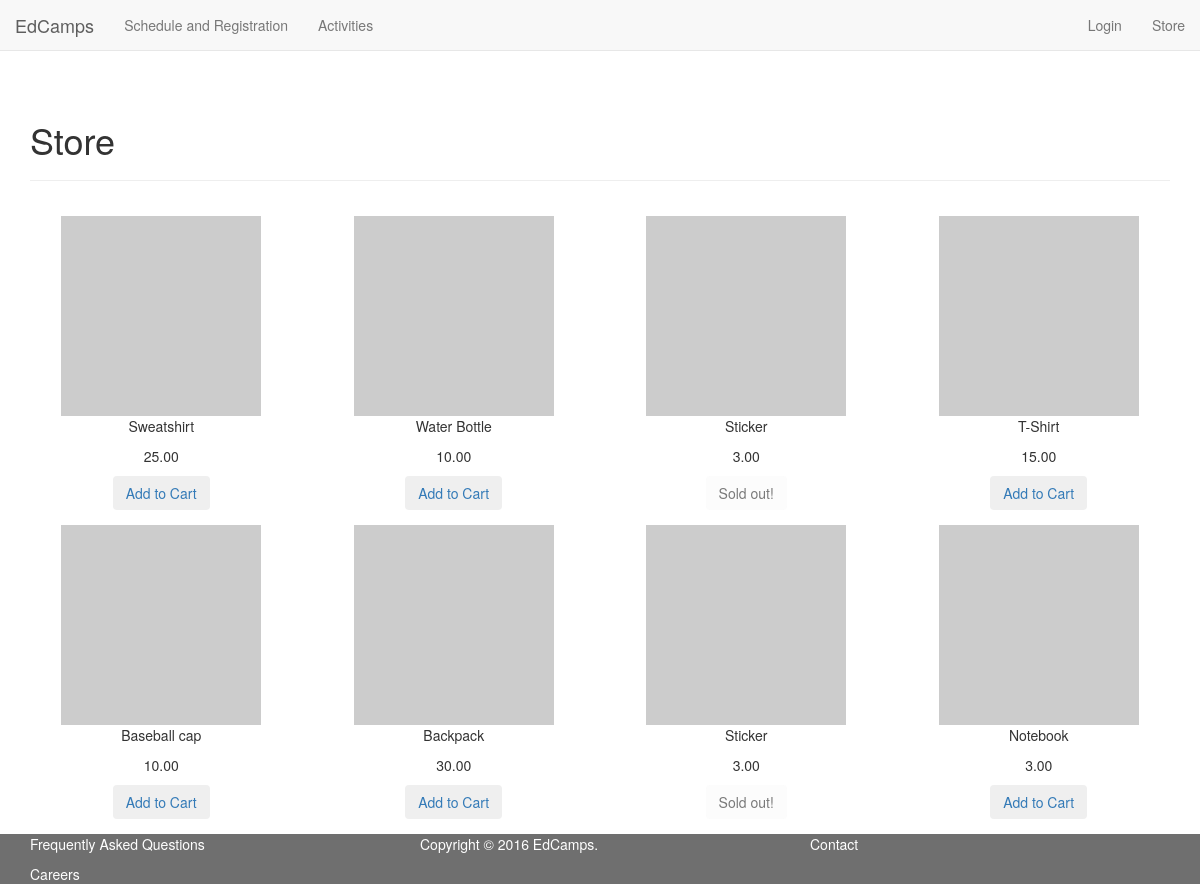
The page /store.php on the database its author committed.
### tables this page shows
CREATE TABLE inventory(
  id INT NOT NULL PRIMARY KEY AUTO_INCREMENT,
  name TINYTEXT NOT NULL,
  price DECIMAL(13,4) NOT NULL,
  image_url TEXT,
  remaining INT
);

### public/store.php (the view, shortened to what this page needs)
<?php
require_once(TEMPLATES_PATH . "/header.php");
?>
<div class="container container-fluid">
  <h1>Store</h1>
  <hr>
  <?php
  $conn = get_db_conn();
  $sql = "SELECT * FROM inventory";
  $result = $conn->query($sql);
  $div_counter = 0;
  while ($row = mysqli_fetch_assoc($result)) {
    global $div_counter;
    if ($div_counter == 0) {
      echo '<div class="row">';
    }
    $id = $row['id'];
    $name = $row['name'];
    $price = money_format("%n", $row['price']);
    $remaining = $row['remaining'];
    echo '<div class="store-item col-lg-3 col-md-3 col-sm-3">';
    echo '<img src="http://placehold.it/200x200" />';
    echo '<p class="item-name">' . $name . '</p>';
    echo '<p class="item-price">' . $price . '</p>';
    if ($remaining > 0) {
      echo '<a href="cart.php?add=' . $id . '"><button class="button btn">Add to Cart</button></a>';
    }
    else {
      echo '<button class="button btn" disabled>Sold out!</button>';
    }
    echo '</div>';
    if ($div_counter == 3) {
      echo '</div>';
    }
    $div_counter = ($div_counter + 1) % 4;
  }
  ?>
</div>
<?php require_once(TEMPLATES_PATH . "/footer.php"); ?>

### resources/templates/header.php (shortened to what this page needs)
<!DOCTYPE html>
<html>
<head>
  <?php
  require_once(TEMPLATES_PATH . "/head.php");
  ?>
</head>
<body>
  <nav class="navbar navbar-default navbar-fixed-top">
    <div class="container-fluid">
      <div class="navbar-header">
        <a class="navbar-brand" href="/">EdCamps</a>
      </div>
      <div class="collapse navbar-collapse" id="bs-example-navbar-collapse-1">
        <ul class="nav navbar-nav">
          <li><a href="registration.php">Schedule and Registration<span class="sr-only">(current)</span></a></li>
          <li><a href="activities.php">Activities</a></li>
        </ul>
        <ul class="nav navbar-nav navbar-right">
          <?php
          if (isset($_SESSION['user_id'])) {
            require_once('../resources/config.php');
            require_once('helpers/db.php');
            $conn = get_db_conn();
            $user_id = $_SESSION['user_id'];
            $sql = "SELECT * FROM users WHERE id=$user_id";
            $result = $conn->query($sql);
            $row = mysqli_fetch_assoc($result);
            $first_name = $row['first_name'];
            $last_name = $row['last_name'];
            echo '<li><a id="login" class="account-name" href="#">' . $first_name . ' ' . $last_name . '</a></li>';
          }
          else {
            echo '<li><a id="login" class="account-name" href="#">Login</a></li>';
          }
          ?>
          <li><a href="store.php">Store</a></li>
        </ul>
      </div>
    </div>
  </nav>

### resources/templates/head.php (shortened to what this page needs)
<?php
echo '<link href="/resources/lib/css/bootstrap.min.css" rel="stylesheet" type="text/css" />';
echo '<link href="/resources/lib/css/jquery-ui.min.css" rel="stylesheet" type="text/css" />';
echo '<link href="/public/styles/style.css" rel="stylesheet" type="text/css" />';
?>

### resources/templates/footer.php
<footer class="footer navbar-fixed-bottom">
  <div class="container">
    <div class="row">
      <div class="col-lg-4 col-md-4 col-sm-4">
        <p><a href="faq.php">Frequently Asked Questions</a></p>
        <p><a href="#">Careers</a></p>
      </div>
      <div class="col-lg-4 col-md-4 col-sm-4">
        <p>Copyright &copy; <?php echo date("Y"); ?> EdCamps.
      </div>
      <div class="col-lg-4 col-md-4 col-sm-4">
        <p><a href="mailto:info@edcamps.com">Contact</a></p>
      </div>
    </div>
  </div>
</footer>
</body>
</html>

### public/styles/style.css (style rules this page uses)
body { margin-top: 50px; padding-top: 50px; margin-bottom: 50px; padding-bottom: 15px; }
.store-item { padding-top: 15px; text-align: center; }
footer.footer { height: 50px; background: #333; opacity: 0.7; color: white; }
footer.footer a { color: white; }

### rows shown on the page
inventory: name "Sweatshirt", price "25.00"
inventory: name "Water Bottle", price "10.00"
inventory: name "Sticker", price "3.00", remaining "Sold out!"
inventory: name "T-Shirt", price "15.00"
inventory: name "Baseball cap", price "10.00"
inventory: name "Backpack", price "30.00"
inventory: name "Sticker", price "3.00", remaining "Sold out!"
inventory: name "Notebook", price "3.00"
